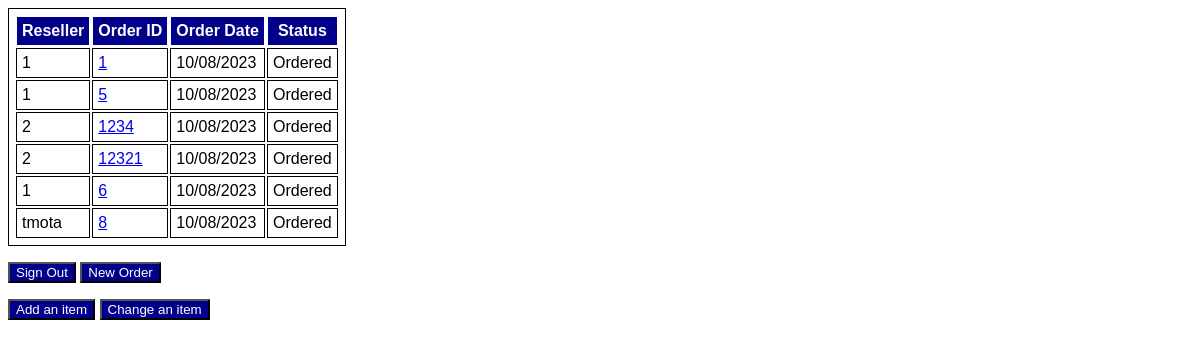
Page /admin/ (signed in) on the committed database.
### app/models.py (models this page shows)
class Order(db.Model):
    __tablename__ = 'orders'
    id = db.Column(db.String, primary_key=True)
    user_id = db.Column(db.String, db.ForeignKey("users.id"))
    number = db.Column(db.String, unique=True)
    title = db.Column(db.String)
    phone_number = db.Column(db.String)
    order_date = db.Column(db.String)
    status = db.Column(db.String)
    items = db.Column(ScalarListType())
    quantities = db.Column(ScalarListType())

### app/routes.py (the view)
@app.route('/admin/', methods=['POST', 'GET'])
@login_required
def admin_all_orders():
    return render_template("admin_all_orders.html", user=current_user, orders=db.session.query(Order))

### app/__init__.py (called while the page is built)
@login_manager.user_loader
def load_user(id):
    try:
        return db.session.query(User).filter(User.id==id).one()
    except:
        return None

### templates/admin_all_orders.html (shortened to what this page needs)
{% extends 'base.html' %}
{% block main %}
<table>
    <tr>
        <th>Reseller</th>
        <th>Order ID</th>
        <th>Order Date</th>
        <th>Status</th>
    </tr>
    {% for order in orders %}
        <tr>
            <td class="text"> {{ order.user_id }}</td>
            <td class="text"> <a href="{{ url_for('view_order', order_id=order.id) }}">{{ order.id }}</a></td>
            <td class="text"> {{ order.order_date }}</td>
            <td class="text"> {{ order.status }}</td>
        </tr>
    {% endfor %}
</table>
    <p><button type="button" class="button" onclick=simple_action("{{ url_for('index') }}")>Sign Out</button>
    <button type="button" class="button" onclick=simple_action("{{ url_for('create_order') }}")>New Order</button></p>
    <button type="button" class="button" onclick=simple_action("{{ url_for('item_create') }}")>Add an item</button>
    <button type="button" class="button" onclick=simple_action("{{ url_for('change_item') }}")>Change an item</button>
{% endblock %}

### static/style.css (style rules this page uses)
body { font-family: Arial, Helvetica, sans-serif; font-size: medium; }
table, th, td { border: 1px solid; padding: 5px }
th { background-color: darkblue; color: white }
.button { background-color: darkblue; color: white; }

### rows in the picture
Order: user_id "1", id "1", order_date "10/08/2023", status "Ordered"
Order: user_id "1", id "5", order_date "10/08/2023", status "Ordered"
Order: user_id "2", id "1234", order_date "10/08/2023", status "Ordered"
Order: user_id "2", id "12321", order_date "10/08/2023", status "Ordered"
Order: user_id "1", id "6", order_date "10/08/2023", status "Ordered"
Order: user_id "tmota", id "8", order_date "10/08/2023", status "Ordered"
